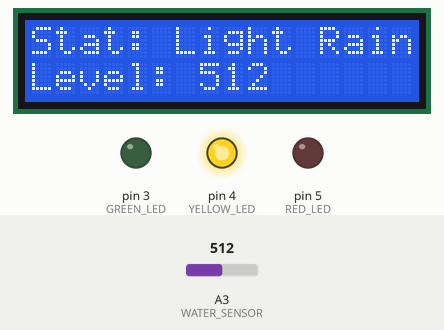
Simulated run of this sketch. Board: Arduino Uno, built with avr-gcc and run on an emulated ATmega328P. Shown: 16×2 character LCD, output pins drawn as LEDs (lit = HIGH). Inputs (shaded band) come from the test bench; at power-on: A3 (WATER_SENSOR) = 512. What the sketch prints to the serial monitor is not drawn.

Above: at 3.2 s.
3.3 s: A3 (WATER_SENSOR) set to 586
At 3.9 s:
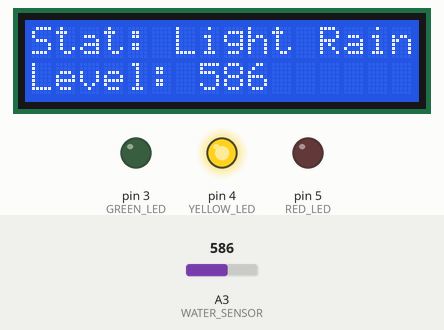
5.0 s: A3 (WATER_SENSOR) set to 613
At 5.8 s:
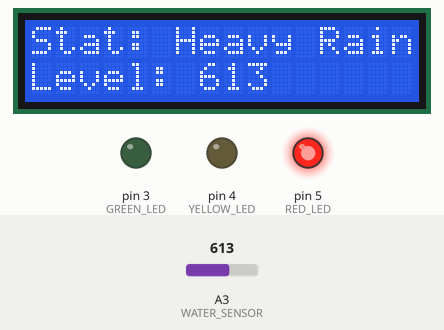
6.6 s: A3 (WATER_SENSOR) set to 290
At 7.6 s:
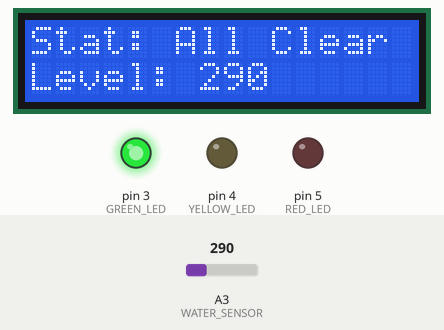
8.1 s: A3 (WATER_SENSOR) set to 310
At 9.5 s:
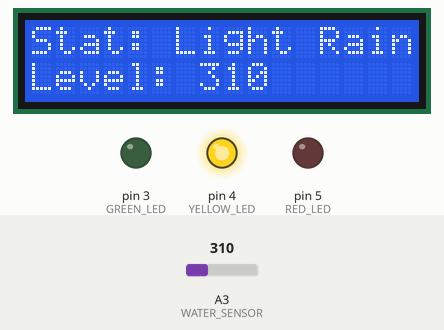
Timing chart, 0 to 11.1 s (numbered marks = the images above; inputs shaded):
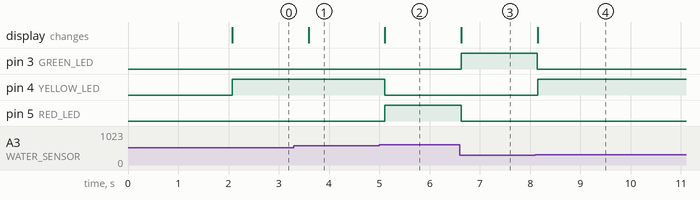

Measured:
- the behaviour switches between 599 and 600 on A3 (WATER_SENSOR) (found by bisection; images 1 and 2)
- the behaviour switches between 299 and 300 on A3 (WATER_SENSOR) (found by bisection; images 3 and 4)
- after the input at 3.3 s, the display: changes after 0.29 s (image 1)
- after the input at 5.0 s, pin 4 (YELLOW_LED): HIGH → LOW after 0.11 s; pin 5 (RED_LED): LOW → HIGH after 0.11 s; the display: changes after 0.11 s (image 2)
- after the input at 6.6 s, pin 3 (GREEN_LED): LOW → HIGH at once; pin 5 (RED_LED): HIGH → LOW at once; the display: changes at once (image 3)
- after the input at 8.1 s, pin 3 (GREEN_LED): HIGH → LOW at once; pin 4 (YELLOW_LED): LOW → HIGH after 0.05 s; the display: changes after 0.05 s (image 4)

The sketch:

rain_alert_system.ino
```cpp
#include <LiquidCrystal.h>

LiquidCrystal lcd(7, 8, 9, 10, 11, 12);

#define WATER_SENSOR A3
#define GREEN_LED  3
#define YELLOW_LED 4
#define RED_LED    5

void setup() {
  lcd.begin(16, 2);
  Serial.begin(9600);

  pinMode(GREEN_LED,  OUTPUT);
  pinMode(YELLOW_LED, OUTPUT);
  pinMode(RED_LED,    OUTPUT);

  lcd.setCursor(0, 0);
  lcd.print("Rain Alert Ready");
  delay(2000);
  lcd.clear();
}

void loop() {
  int waterLevel = analogRead(WATER_SENSOR);

  Serial.print("Water level: ");
  Serial.println(waterLevel);

  // Turn all LEDs off first
  digitalWrite(GREEN_LED,  LOW);
  digitalWrite(YELLOW_LED, LOW);
  digitalWrite(RED_LED,    LOW);

  lcd.clear();

  if (waterLevel < 300) {
    // No rain
    digitalWrite(GREEN_LED, HIGH);
    lcd.setCursor(0, 0);
    lcd.print("Stat: All Clear");
    lcd.setCursor(0, 1);
    lcd.print("Level: ");
    lcd.print(waterLevel);

  } else if (waterLevel < 600) {
    // Light rain
    digitalWrite(YELLOW_LED, HIGH);
    lcd.setCursor(0, 0);
    lcd.print("Stat: Light Rain");
    lcd.setCursor(0, 1);
    lcd.print("Level: ");
    lcd.print(waterLevel);

  } else {
    // Heavy rain
    digitalWrite(RED_LED, HIGH);
    lcd.setCursor(0, 0);
    lcd.print("Stat: Heavy Rain!");
    lcd.setCursor(0, 1);
    lcd.print("Level: ");
    lcd.print(waterLevel);
  }

  delay(500);
}
```
